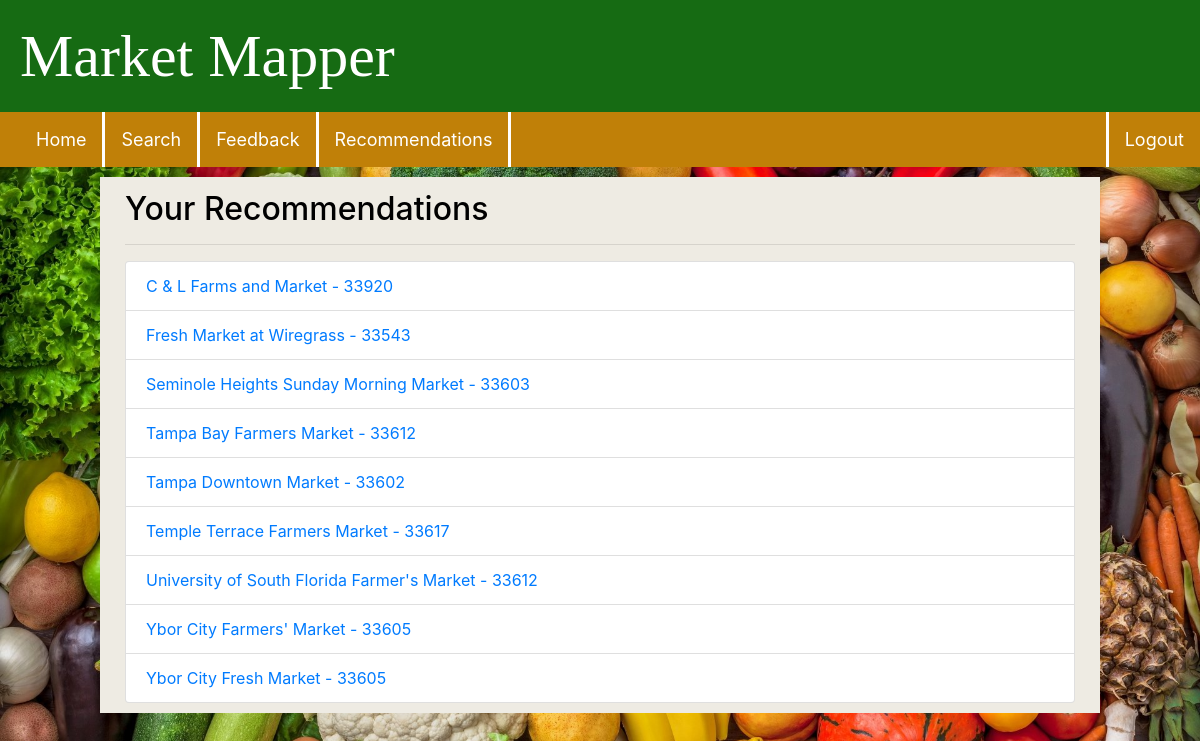
Page /recommendations (signed in) on the committed database.
### website/models.py (models this page shows)
class FarmersMarket(db.Model):
    __tablename__ = 'farmers_market'
    listing_id = db.Column(db.String(20), primary_key=True)  # listing_id as the primary key
    listing_name = db.Column(db.String(100))
    listing_desc = db.Column(db.String(10000))
    contact_name = db.Column(db.String(100))
    contact_email = db.Column(db.String(100))
    contact_phone = db.Column(db.String(20))
    media_website = db.Column(db.String(200))
    media_facebook = db.Column(db.String(200))
    media_twitter = db.Column(db.String(200))
    media_instagram = db.Column(db.String(200))
    media_pinterest = db.Column(db.String(200))
    media_youtube = db.Column(db.String(200))
    media_blog = db.Column(db.String(200))
    location_address = db.Column(db.String(200))
    location_state = db.Column(db.String(50))
    location_city = db.Column(db.String(50))
    location_street = db.Column(db.String(200))
    location_zipcode = db.Column(db.String(20))

### website/views.py (the view)
@views.route('/recommendations', methods=['GET'])
@login_required
def recommendations():
    recommended_market_ids = recommend_markets_for_user(current_user.id)
    recommended_markets = FarmersMarket.query.filter(FarmersMarket.listing_id.in_(recommended_market_ids)).all()
    if len(recommended_markets) <= 0:
        recommended_markets = None
    return render_template('recommendations.html', recommended_markets=recommended_markets, activeUser=current_user)

### website/views.py (called while the page is built)
def recommend_markets_for_user(user_id):
    visited_markets = UserMarketVisit.query.filter_by(user_id=user_id).all()
    visited_market_ids = [v.market_id for v in visited_markets]
    recent_zip_searches = ZipSearches.query.filter_by(user_id=user_id).order_by(ZipSearches.timestamp.desc()).limit(
        5).all()
    recent_zip_codes = [z.zip_code for z in recent_zip_searches]
    markets_in_searched_zip_codes = FarmersMarket.query.filter(
        FarmersMarket.location_zipcode.in_(recent_zip_codes)).all()
    recommended_market_ids = list(set(visited_market_ids + [m.listing_id for m in markets_in_searched_zip_codes]))
    return recommended_market_ids

### website/templates/recommendations.html (shortened to what this page needs)
{% extends "base.html" %}
{% block content %}
<div id="content">
<div class="container mt-5" >
    <h2 id="recommendations" >Your Recommendations</h2>
    <hr>
    {% if recommended_markets and recommended_markets|length > 0 %}
    <ul class="list-group">
        {% for item in recommended_markets %}
        <li class="list-group-item">
            <a href="/market/{{ item.listing_id }}">{{ item.listing_name }} - {{ item.location_zipcode }}
            </a>
        </li>
        {% endfor %}
    </ul>
    {% else %}
    <p class="alert alert-info">No recommendations available at the moment. Check back later!</p>
    {% endif %}
</div>
</div>
{% endblock %}

### website/static/css/default.css (style rules this page uses)
body { margin:0px; background-color: rgb(131, 131, 131) ; background-image: url('thumb-1920-1274685.jpg'); background-size: cover; background-attachment: fixed; }
#content { background-color: rgb(238, 235, 227); width: 1000px; margin: auto; color: white; padding: 10px; }
div { margin: 10px 20px 0px 20px; }
#recommendations { color: rgb(0, 0, 0); margin-top: -45px; }

### rows in the picture
FarmersMarket: listing_name "C & L Farms and Market", location_zipcode "33920"
FarmersMarket: listing_name "Fresh Market at Wiregrass", location_zipcode "33543"
FarmersMarket: listing_name "Seminole Heights Sunday Morning Market", location_zipcode "33603"
FarmersMarket: listing_name "Tampa Bay Farmers Market", location_zipcode "33612"
FarmersMarket: listing_name "Tampa Downtown Market", location_zipcode "33602"
FarmersMarket: listing_name "Temple Terrace Farmers Market", location_zipcode "33617"
FarmersMarket: listing_name "University of South Florida Farmer's Market", location_zipcode "33612"
FarmersMarket: listing_name "Ybor City Farmers' Market", location_zipcode "33605"
FarmersMarket: listing_name "Ybor City Fresh Market", location_zipcode "33605"
